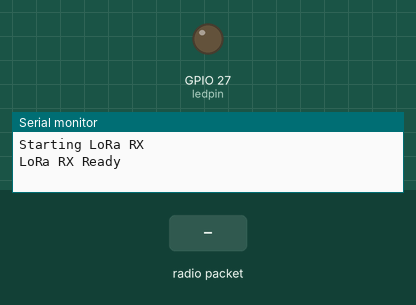
Simulated run of this sketch. Board: ESP32. Shown: output pins drawn as LEDs (lit = HIGH), the last lines printed to the serial monitor. Inputs (shaded band) come from the test bench. No radio packets arrive unless stated.

Above: at 1.8 s.
1.9 s: radio packet "5" arrives
At 2.9 s:
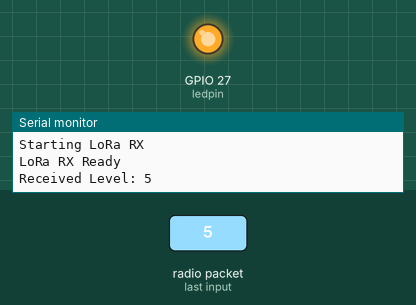
4.7 s: radio packet "90" arrives
At 6.7 s:
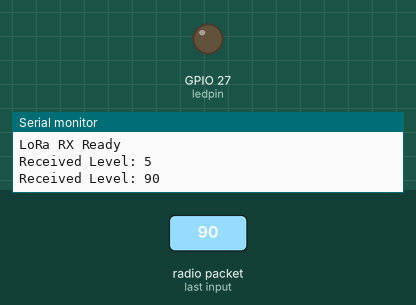
7.7 s: radio packet "200" arrives
At 9.3 s:
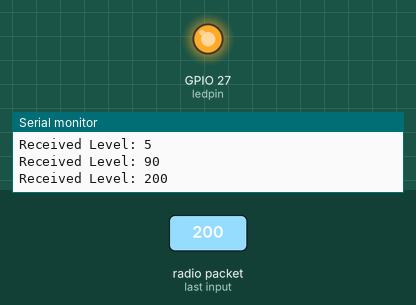
Timing chart, 0 to 11.1 s (numbered marks = the images above; inputs shaded):
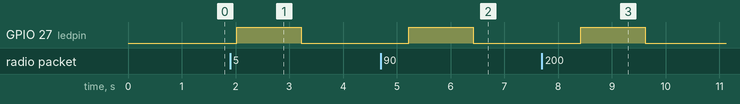

The sketch:

rx.ino
```cpp
#include <LoRa.h>
#define SS 5
#define RST 14
#define DIO0 2
#define ledpin 27

int Level = 0;

void setup() {
  Serial.begin(115200);
  pinMode(ledpin, OUTPUT);       // Set ledpin as output
  digitalWrite(ledpin, LOW);
  Serial.println("Starting LoRa RX");

  LoRa.setPins(SS, RST, DIO0);

  int maxRetries = 10;
  int retryCount = 0;

  while (!LoRa.begin(433E6) && retryCount < maxRetries) {
    Serial.print("LoRa Initialization Failed. Attempt ");
    Serial.println(retryCount + 1);
    digitalWrite(ledpin, HIGH);
    delay(300);
    digitalWrite(ledpin, LOW);
    delay(300);
    retryCount++;
  }

  if (retryCount == maxRetries) {
    Serial.println("LoRa Initialization Failed After Maximum Retries");
    while (1); // Stop execution
  }

  Serial.println("LoRa RX Ready");
  LoRa.setTxPower(20, PA_OUTPUT_PA_BOOST_PIN);
  LoRa.setSpreadingFactor(12);
  LoRa.setSignalBandwidth(125E3);
  LoRa.setCodingRate4(8);
}

void loop() {
  int packetSize = LoRa.parsePacket();

  if (packetSize) {
    String received_message = "";

    while (LoRa.available()) {
      received_message += (char)LoRa.read();
    }

    Level = received_message.toInt(); // Convert received data to integer
    Serial.print("Received Level: ");
    Serial.println(Level);

    if (Level > 0) { // Validate non-zero values
      digitalWrite(ledpin, HIGH);
      delay(200);
    }
  } else {
    digitalWrite(ledpin, LOW);
  }

  delay(1000); // Adjust delay as needed
}
```

Measured:
- after the input at 1.9 s, GPIO 27 (ledpin): LOW → HIGH after 0.12 s, → LOW 1.2 s later
- after the input at 4.7 s, GPIO 27 (ledpin): LOW → HIGH after 0.52 s, → LOW 1.2 s later
- after the input at 7.7 s, GPIO 27 (ledpin): LOW → HIGH after 0.72 s, → LOW 1.2 s later
